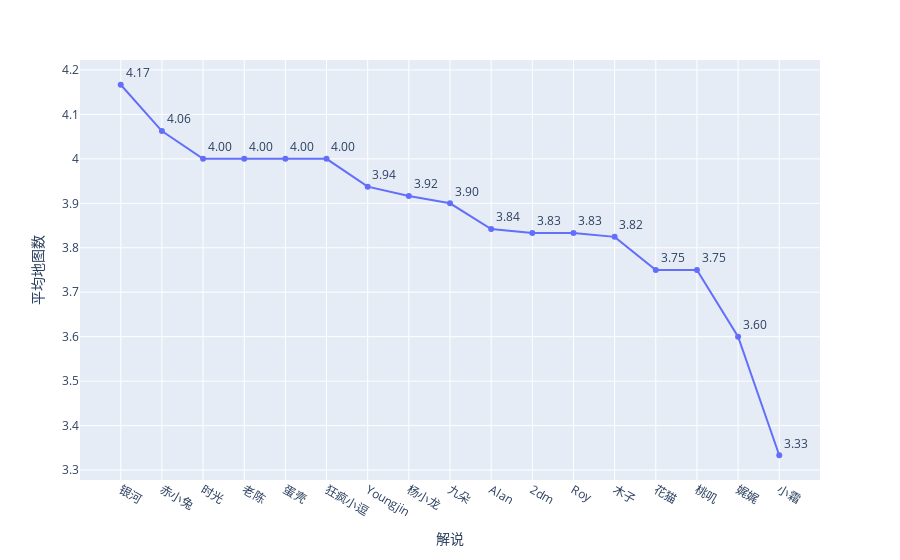

Notebook cell for this chart:
### Code cell
fig = px.line(df_names.sort_values(by='ave', ascending=False), 
                x="names", y="ave", 
                labels={'names':'解说', 'ave':'平均地图数'},
                text="ave")
fig.update_traces(textposition="top right", texttemplate="%{y:.2f}")
fig.show()

### Figure 1 — Plotly figure (JSON) as saved in the notebook; plotly's stock layout.template omitted (floating-point values rounded to 4 significant figures)
{"data": [{"hovertemplate": "解说=%{x}<br>平均地图数=%{text}<extra></extra>", "legendgroup": "", "line": {"color": "#636efa", "dash": "solid"}, "marker": {"symbol": "circle"}, "mode": "markers+lines+text", "name": "", "orientation": "v", "showlegend": false, "text": [4.167, 4.062, 4, 4, 4, 4, 3.938, 3.917, 3.9, 3.842, 3.833, 3.833, 3.825, 3.75, 3.75, 3.6, 3.333], "textposition": "top right", "texttemplate": "%{y:.2f}", "type": "scatter", "x": ["银河", "赤小兔", "时光", "老陈", "蛋壳", "狂疯小逗", "Youngjin", "杨小龙", "九朵", "Alan", "2dm", "Roy", "木子", "花猫", "桃叽", "娓娓", "小霜"], "xaxis": "x", "y": [4.167, 4.062, 4, 4, 4, 4, 3.938, 3.917, 3.9, 3.842, 3.833, 3.833, 3.825, 3.75, 3.75, 3.6, 3.333], "yaxis": "y"}], "layout": {"legend": {"tracegroupgap": 0}, "margin": {"t": 60}, "xaxis": {"anchor": "y", "domain": [0, 1], "title": {"text": "解说"}}, "yaxis": {"anchor": "x", "domain": [0, 1], "title": {"text": "平均地图数"}}}}
